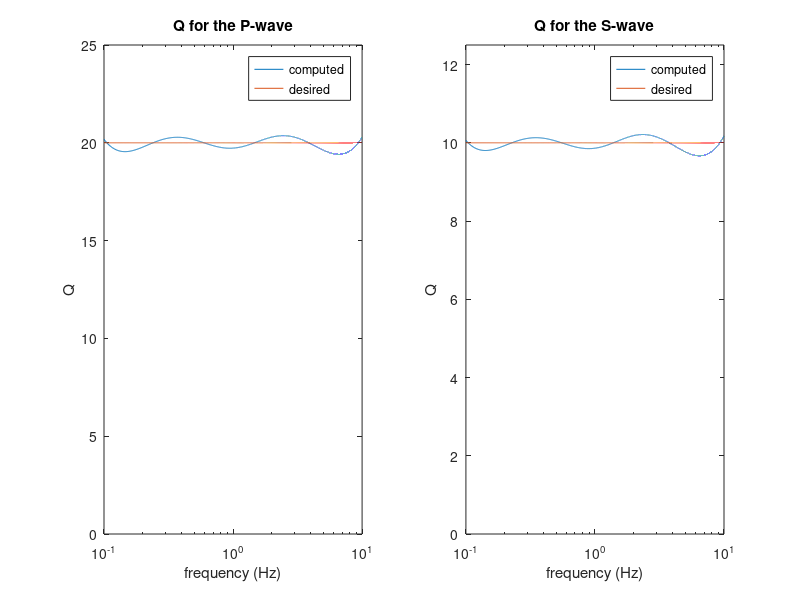
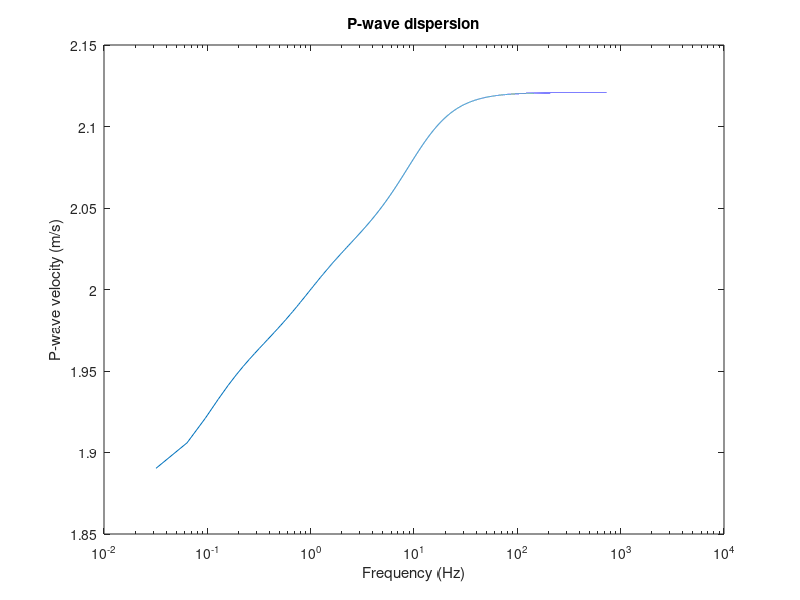
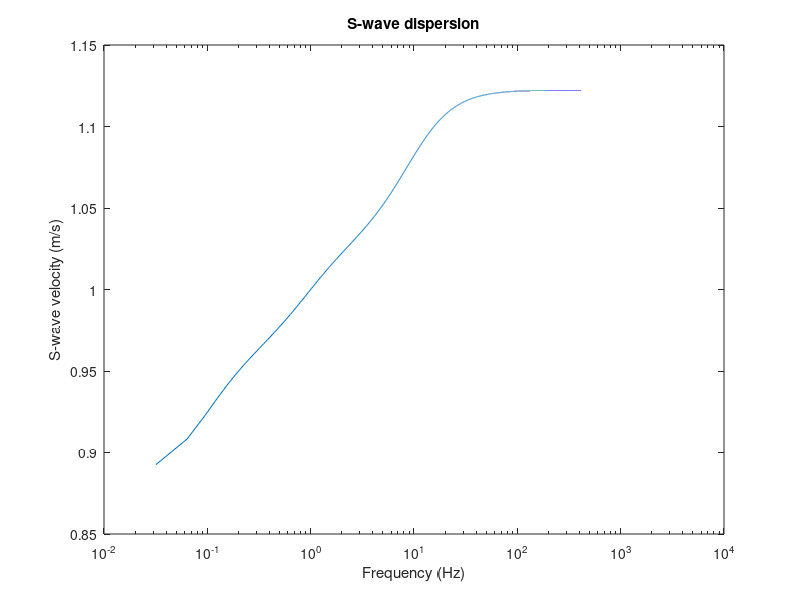

The MATLAB script that drew these images, in order:
%%
% @file
% This file is part of SeisSol.
% SPDX-License-Identifier: BSD-3-Clause
%
% @author Josep de la Puente Alvarez (josep.delapuente AT bsc.es, http://www.geophysik.uni-muenchen.de/Members/jdelapuente)
%
% @section LICENSE
% Copyright (c) 2007, SeisSol Group
% All rights reserved.
%
% Redistribution and use in source and binary forms, with or without
% modification, are permitted provided that the following conditions are met:
%
% 1. Redistributions of source code must retain the above copyright notice,
%    this list of conditions and the following disclaimer.
%
% 2. Redistributions in binary form must reproduce the above copyright notice,
%    this list of conditions and the following disclaimer in the documentation
%    and/or other materials provided with the distribution.
%
% 3. Neither the name of the copyright holder nor the names of its
%    contributors may be used to endorse or promote products derived from this
%    software without specific prior written permission.
%
% THIS SOFTWARE IS PROVIDED BY THE COPYRIGHT HOLDERS AND CONTRIBUTORS "AS IS"
% AND ANY EXPRESS OR IMPLIED WARRANTIES, INCLUDING, BUT NOT LIMITED TO, THE
% IMPLIED WARRANTIES OF MERCHANTABILITY AND FITNESS FOR A PARTICULAR PURPOSE
% ARE DISCLAIMED. IN NO EVENT SHALL THE COPYRIGHT HOLDER OR CONTRIBUTORS BE
% LIABLE FOR ANY DIRECT, INDIRECT, INCIDENTAL, SPECIAL, EXEMPLARY, OR
% CONSEQUENTIAL DAMAGES (INCLUDING, BUT NOT LIMITED TO, PROCUREMENT OF
% SUBSTITUTE GOODS OR SERVICES; LOSS OF USE, DATA, OR PROFITS; OR BUSINESS
% INTERRUPTION) HOWEVER CAUSED AND ON ANY THEORY OF LIABILITY, WHETHER IN
% CONTRACT, STRICT LIABILITY, OR TORT (INCLUDING NEGLIGENCE OR OTHERWISE)
% ARISING IN ANY WAY OUT OF THE USE OF THIS SOFTWARE, EVEN IF ADVISED OF THE
% POSSIBILITY OF SUCH DAMAGE.
%
% @section DESCRIPTION
%%%%%%%%%%%%%%%%%%%%%%%%%%%%%%%%%%%%%%%%%%%%%%%%%%%%%
%% BRIEF INTRODUCTION
%%%%%%%%%%%%%%%%%%%%%%%%%%%%%%%%%%%%%%%%%%%%%%%%%%%%%
%% In viscoelastic materials there exists phase velocity dispersion,
%% meaning that the velocities of the waves vary with the frequency. In the
%% viscoelastic model used in SeisSol (Generalized Maxwell Body, GMB), the
%% velocities are maximum for infinity frequency and get lower at lower
%% frequencies, but other models behave differently. The shape of this
%% curves depends on the attenuation chosen (quality factor QP and QS) as
%% well as the bandwidth and central frequency of the attenuating
%% mechanisms.
%%   For most practical applications, we know QP and QS as well as the
%% seismic wave velocities at some particular frequency, often the source's
%% peak frequency. The input of SeisSol, however, is QP and QS and the
%% seismic wave velocities at infinite frequency. In order to transform
%% from one value set to the other we just need to run this script.
%%
%%%%%%%%%%%%%%%%%%%%%%%%%%%%%%%%%%%%%%%%%%%%%%%%%%%%%
%% USAGE
%%%%%%%%%%%%%%%%%%%%%%%%%%%%%%%%%%%%%%%%%%%%%%%%%%%%%
%% The script's input is the following:
%%   QPval,QSval: quality factor of the P and S waves
%%   n:           number of attenuating mechanisms
%%   freq:        frequency at which the phase velocities are defined
%%   f_ratio:     frequency bandwidth of attenuating mechanisms
%%   rho:         the material's density, which is frequency independent
%%   vp_t, vs_t:  target wave velocities at frequency "freq"
%%   vp_0, vs_0:  wave velocities at infinite frequency (unrelaxed
%%                velocities)
%%   In a first run, vp_0 and vs_0 are unknown so we can set them at the same
%% value as vp_t and vs_t. The program will then output in the screen the
%% recommended values for vp_0 and vs_0 given the proposed setup. For
%% double-checking one can then re-run the script now assigning the
%% previously obtained vp_0 and vs_0 values so that we are certain that the
%% values computed are correct.
home
clear all;
close all;
clc
disp('======================================')
disp('COMPUTATION OF PHASE VELOCITIES AT PEAK')
disp(' FREQUENCY FOR VISCOELASTIC MODELLING  ')
disp('======================================')
disp('   ((c) Josep de la Puente Alvarez  ')
disp('        LMU Geophysics 2007)')
disp('======================================')

%%%%%%%%%%%%%%%%%%%%%%%%%%%%%%%%%%%%%%%%%%%%%%%%%%%%%
%%%%%%%%%% PARAMETERS %%%%%%%%%%%%%%%%%%%%%%%%%%%%%%%
%%%%%%%%%%%%%%%%%%%%%%%%%%%%%%%%%%%%%%%%%%%%%%%%%%%%%
%Attenuation Q-Solver parameters:
QPval=20.0;          % Desired QP constant value
QSval=10.0;          % Desired QS constant value
n=5;                 % Number of mechanisms we want to have

%Frequency parameters:
freq=1;            %  Central frequency of the absorption band (in Hertz). Good to center it
                     %  at the source's central frequency
f_ratio=100;         % The ratio between the maximum and minimum frequencies of our bandwidth
                     % (Usually between 10^2 and 10^4)

%Desired P and S wave velocities at peak frequency:
vp_t=2;           % P-wave velocity
vs_t=1;           % S-wave velocity

%Material parameters at infinity frequency (unrelaxed moduli):
rho=1;            % Density
vp_0=2.120858074089156;    % P-wave velocity
vs_0=1.122397868862394;    % S_wave velocity

disp('--------------------------------------')
disp(' MATERIAL VALUES AT INFINTE FREQUENCY:');
disp('--------------------------------------')
disp(strcat('Density=  ',num2str(rho), 'Kg/m^3'));
disp(strcat('VP= ',num2str(vp_0), 'm/s'));
disp(strcat('VS= ',num2str(vs_0), 'm/s'));
% disp(strcat('mu= ',num2str(vs_0^2*rho), 'Pa'));
% disp(strcat('lambda= ',num2str(vp_0^2*rho-2*vs_0^2*rho), 'Pa'));
disp(' ');

disp('--------------------------------------')
disp(' ATTENUATION SETTINGS:');
disp('--------------------------------------')
disp(strcat('Number of mechanisms=  ',num2str(n)));
disp(strcat('Q for P-wave=  ',num2str(QPval)));
disp(strcat('Q for S-wave=  ',num2str(QSval)));

%%%%%%%%%%%%%%%%%%%%%%%%%%%%%%%%%%%%%%%%%%%%%%%%%%%%%
%%%%%%%%%% PROBLEM SETUP %%%%%%%%%%%%%%%%%%%%%%%%%%%%
%%%%%%%%%%%%%%%%%%%%%%%%%%%%%%%%%%%%%%%%%%%%%%%%%%%%%
%Derived quantities initialization
w_max=10001;          % Maximum frequency (minimum freq = -w_max). Is better to keep an odd number
w_inc=0.1;           % Increment in frequency
w0=freq*(2*pi);        % Conversion to angular velocity
w=[0:w_inc:w_max];
w=2*w-w_max;

%%%%%%%%%%%%%%%%%%%%%%%%%%%%%%%%%%%%%%%%%%%%%%%%%%%%%
%%%%%%%%%% GMB-EK COMPLEX M SOLUTION %%%%%%%%%%%%%%%%
%%%%%%%%%%%%%%%%%%%%%%%%%%%%%%%%%%%%%%%%%%%%%%%%%%%%%
%% Equation system initialization %%
kmax=2*n-1;             %Number of equations to solve (the system is overdetermined)
AP=zeros(kmax,n);       %Initialization of system matrix (P wave)
AS=zeros(kmax,n);       %Initialization of system matrix (S wave)
QP=ones(kmax,1)/QPval;  %Desired values of Q for each mechanism inverted (P wave)
QS=ones(kmax,1)/QSval;  % " " (S wave)
YP=zeros(n,1);
YS=zeros(n,1);

%% Selection of the logarithmically equispaced frequencies
wmean=2*pi*freq;
wmin_disc=wmean/sqrt(f_ratio);

if n==1
    w_disc=w0;
else
    for j=1:kmax
        w_disc(j)=exp(log(wmin_disc)+(j-1)/(kmax-1)*log(f_ratio));
    end
end

%% Filling of the linear system matrix %%
for m=1:kmax
    for j=1:n
        AP(m,j)=(w_disc(2*j-1).*w_disc(m)+w_disc(2*j-1).^2/QPval)./(w_disc(2*j-1).^2+w_disc(m).^2);
    end
end

for m=1:kmax
    for j=1:n
        AS(m,j)=(w_disc(2*j-1).*w_disc(m)+w_disc(2*j-1).^2/QSval)./(w_disc(2*j-1).^2+w_disc(m).^2);
    end
end

%% Solving of the system %%
YP=AP\QP;
YS=AS\QS;

%%%%%%%%%%%%%%%%%%%%%%%%%%%%%%%%%%%%%%%%%%%%%%%%%%%%%
%%%%%%%%%% VISUALIZATION OF Q IN FREQUENCY %%%%%%%%%%
%%%%%%%%%%%%%%%%%%%%%%%%%%%%%%%%%%%%%%%%%%%%%%%%%%%%%
%% Getting values for the continuous representation of Q %%
wmin=wmean/sqrt(f_ratio);
wmax=wmean*sqrt(f_ratio);
xfrq=[wmin:(wmax-wmin)/(10000-1):wmax];

%% P-wave Q continuous values
numP=0;
denP=1;
for j=1:n
    numP=numP+(YP(j)*w_disc(2*j-1)*xfrq(:))./(w_disc(2*j-1)^2+xfrq(:).^2);
    denP=denP-(YP(j)*w_disc(2*j-1).^2)./(w_disc(2*j-1)^2+xfrq(:).^2);
end
Q_contP=denP./numP;

%% S-wave Q continuous values
numS=0;
denS=1;
for j=1:n
    numS=numS+(YS(j)*w_disc(2*j-1)*xfrq(:))./(w_disc(2*j-1)^2+xfrq(:).^2);
    denS=denS-(YS(j)*w_disc(2*j-1).^2)./(w_disc(2*j-1)^2+xfrq(:).^2);
end
Q_contS=denS./numS;

%% Computing fitting quality (RMS and maximum difference)
maxPdif=0;
maxSdif=0;

for j=1:length(Q_contP)
    tempP=abs(Q_contP(j)-QPval);
    if tempP >= maxPdif
        maxPdif=tempP;
    end
    tempS=abs(Q_contS(j)-QSval);
    if tempS >= maxSdif
        maxSdif=tempS;
    end
end

subplot(1,2,1),
semilogx(xfrq/(2*pi),Q_contP,xfrq/(2*pi),QPval*ones(length(xfrq),1)),
title('Q for the P-wave'),legend('computed','desired')
xlabel('frequency (Hz)'),ylabel('Q'),axis([wmin/(2*pi) wmax/(2*pi) 0 QPval*1.25])
subplot(1,2,2),
semilogx(xfrq/(2*pi),Q_contS,xfrq/(2*pi),QSval*ones(length(xfrq),1)),
title('Q for the S-wave'),legend('computed','desired'),
xlabel('frequency (Hz)'),ylabel('Q'),axis([wmin/(2*pi) wmax/(2*pi) 0 QSval*1.25])

disp(strcat('Attenuation bandwidth= [',num2str(wmin/(2*pi)),',',num2str(wmax/(2*pi)),'] Hz'));
disp('');
disp(strcat('Maximum QP fitting error=  ',num2str(maxPdif/QPval*100),' %'));
disp('');
disp(strcat('Maximum QS fitting error=  ',num2str(maxSdif/QSval*100),' %'));
disp(' ');


%%%%%%%%%%%%%%%%%%%%%%%%%%%%%%%%%%%%%%%%%%%%%%%%%%%%%
%%%%%%%%%%%%%%% VELOCITIES COMPUTATION %%%%%%%%%%%%%%
%%%%%%%%%%%%%%%%%%%%%%%%%%%%%%%%%%%%%%%%%%%%%%%%%%%%%
% Complex modulus
MUP=vp_0^2*rho;    % Elastic P modulus
MUS=vs_0^2*rho;    % Elastic S modulus

MP=MUP*ones(length(w),1);
MS=MUS*ones(length(w),1);
vp=zeros(length(w),1);
vs=zeros(length(w),1);

for j=1:n
    MP(:)=MP(:)-MUP*(YP(j)*(w_disc(2*j-1)./(w_disc(2*j-1)+i*w(:))));
    MS(:)=MS(:)-MUS*(YS(j)*(w_disc(2*j-1)./(w_disc(2*j-1)+i*w(:))));
end

% Complex wave velocities (NOTE: Substitute by vp_0 and vs_0 to get the
% elastic solution)
vp(:)=sqrt(MP(:)/rho);
vs(:)=sqrt(MS(:)/rho);

%Computing which Munrelaxed values we need to get desired attenuation at
%frequency peak
PSI1P=1;
PSI2P=0;
for j=1:n
    PSI1P(:)=PSI1P(:)-YP(j)./(1+(w0/w_disc(2*j-1))^2);
    PSI2P(:)=PSI2P(:)+YP(j).*w0/w_disc(2*j-1)./(1+(w0/w_disc(2*j-1))^2);
end
R=sqrt(PSI1P.^2+PSI2P.^2);
PINF=rho*vp_t^2*(R+PSI1P)./(2*R.^2);

PSI1S=1;
PSI2S=0;
for j=1:n
    PSI1S(:)=PSI1S(:)-YS(j)./(1+(w0/w_disc(2*j-1))^2);
    PSI2S(:)=PSI2S(:)+YS(j).*w0/w_disc(2*j-1)./(1+(w0/w_disc(2*j-1))^2);
end
R=sqrt(PSI1S.^2+PSI2S.^2);
SINF=rho*vs_t^2*(R+PSI1S)./(2*R.^2);

LINF=PINF-2*SINF;
VPINF=sqrt(PINF/rho);
VSINF=sqrt(SINF/rho);

limw=w_max;
for j=1:length(w)
    if (w(j)-w0)^2<=limw
        wj=j;
        limw=(w(j)-w0)^2;
    end
end

disp('--------------------------------------')
disp(' RESULTING PHASE VELOCITIES AT PEAK FREQ:');
disp('--------------------------------------')
disp(strcat('Approx peak freq=  ',num2str(w(wj)/2/pi),' Hz'));
disp(strcat('P velocity at peak freq=  ',num2str(1./real(1./vp(wj))),' m/s'));
disp(strcat('S velocity at peak freq=  ',num2str(1./real(1./vs(wj))),' m/s'));
disp(' ');
disp('--------------------------------------')
disp(' RECOMMENDED UNRELAXED MODULI:');
disp('--------------------------------------')
disp(strcat('mu=  ',num2str(SINF),' Pa'));
disp(strcat('lambda=  ',num2str(LINF),' Pa'));
disp(strcat('VP associated=  ',num2str(VPINF),' m/s'));
disp(strcat('VS associated=  ',num2str(VSINF),' m/s'));

disp(' ');

figure,semilogx(w((end+1)/2:end)/2/pi,1./real(1./vp((end+1)/2:end))),ylabel('P-wave velocity (m/s)'),xlabel('Frequency (Hz)'),title('P-wave dispersion')
figure,semilogx(w((end+1)/2:end)/2/pi,1./real(1./vs((end+1)/2:end))),ylabel('S-wave velocity (m/s)'),xlabel('Frequency (Hz)'),title('S-wave dispersion')
